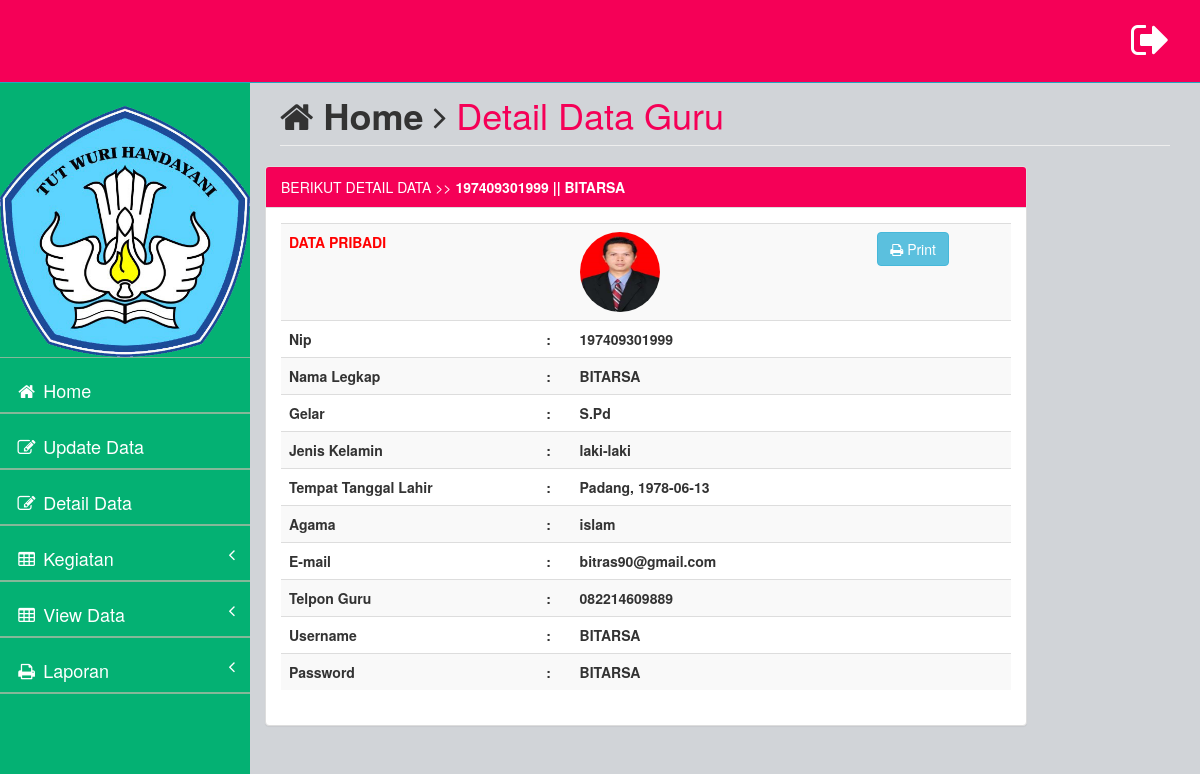
/_guru?page=guru&action=detail (signed in), run on the app's committed database.
### tables this page shows
CREATE TABLE `data_guru` (
  `id_guru` int(4) NOT NULL,
  `nama_guru` varchar(20) NOT NULL,
  `nip` varchar(12) NOT NULL,
  `kelamin` varchar(15) NOT NULL,
  `alamat_guru` text NOT NULL,
  `telpon_guru` varchar(12) NOT NULL,
  `username` varchar(20) NOT NULL,
  `password` varchar(100) NOT NULL,
  `gelar` varchar(100) NOT NULL,
  `tempat_lahir` varchar(100) NOT NULL,
  `tanggal_lahir` date NOT NULL,
  `agama` varchar(100) NOT NULL,
  `email` varchar(100) NOT NULL,
  `photo` varchar(100) NOT NULL
);

### page/guru/detail_guru.php (the view)
<div class="row">
<div class="col-lg-12">
<h1 class="page-header"><i class="fa fa-home"></i> <b>Home</b> <i class="fa fa-angle-right"></i> <font color="#f50057">Detail Data Guru</font></h1>
</div>
<?php
if (@$_SESSION['guru']) {
$sesi = @$_SESSION['guru'];
}
$sql_formulir = mysql_query("select * from data_guru where id_guru = '$sesi'") or die(mysql_error());
$data = mysql_fetch_array($sql_formulir);
?>
<div class="row">
<div class="col-md-10">
<div class="panel panel-default">
    <div class="panel-heading" style="background-color:#f50057; color: white;">
        BERIKUT DETAIL DATA  >> <b><?php echo $data['nip']; ?> || <?php echo $data['nama_guru']; ?></b>
    </div>
    <div class="panel-body">
        <div class="table-responsive">
            <table class="table table-striped">
            	   <tr>
                        <th><b style="color: red;"> DATA PRIBADI</b></th>
                        <th></th>
                        <th><img src="../photo_guru/<?php echo $data ['photo'];?>" height="80" width="80" align="middle" style="border-radius: 100%;"></th>
                        <th></th>
                        <th></th>
                        <th> <a href="../Laporan/detail_guru.php?kdsis=<?php echo $data['id_guru']; ?> "><button type="" class="btn btn-info"><i class="fa fa-print"></i> Print</button></a></th>
                    </tr>
                    <tr>
                        <th>Nip</th>
                        <th>:</th>
                        <th><?php echo $data['nip']; ?></th>
                        <th></th>
                        <th></th>
                        <th></th>
                    </tr>
                    <tr>
                        <th>Nama Legkap</th>
                        <th>:</th>
                        <th><?php echo $data['nama_guru']; ?></th>
                        <th></th>
                        <th></th>
                        <th></th>
                    </tr>
                     <tr>
                        <th>Gelar</th>
                        <th>:</th>
                        <th><?php echo $data['gelar']; ?></th>
                        <th></th>
                        <th></th>
                        <th></th>
                    </tr>
                        <tr>
                        <th>Jenis Kelamin</th>
                        <th>:</th>
                        <th><?php echo $data['kelamin']; ?></th>
                        <th></th>
                        <th></th>
                        <th></th>
                    </tr>
                     <tr>
                        <th>Tempat Tanggal Lahir</th>
                        <th>:</th>
                        <th><?php echo $data['tempat_lahir']; ?>, <?php echo $data['tanggal_lahir']; ?></th>
                        <th></th>
                        <th></th>
                        <th></th>
                    </tr>
                     <tr>
                        <th>Agama</th>
                        <th>:</th>
                        <th><?php echo $data['agama']; ?></th>
                        <th></th>
                        <th></th>
                        <th></th>
                    </tr>
                     <tr>
                        <th>E-mail</th>
                        <th>:</th>
                        <th><?php echo $data['email']; ?></th>
                        <th></th>
                        <th></th>
                        <th></th>
                    </tr>
                     <tr>
                        <th>Telpon Guru</th>
                        <th>:</th>
                        <th><?php echo $data['telpon_guru']; ?></th>
                        <th></th>
                        <th></th>
                        <th></th>
                    </tr>
                      <tr>
                        <th>Username</th>
                        <th>:</th>
                        <th><?php echo $data['username']; ?></th>
                        <th></th>
                        <th></th>
                        <th></th>
                    </tr>
                      <tr>
                        <th>Password</th>
                        <th>:</th>
                        <th><?php echo $data['password']; ?></th>
                        <th></th>
                        <th></th>
                        <th> </th>
                    </tr>
                    </table>
                </div>
            </div>
        </div>
    </div>
</div>
</div>

### _guru/index.php (shortened to what this page needs)
<?php
if (@$_SESSION['guru']) {
?>
<!DOCTYPE html>
<html>
<head>
    <link href="../assets/plugins/bootstrap/bootstrap.css" rel="stylesheet" />
    <link href="../assets/font-awesome/css/font-awesome.css" rel="stylesheet" />
    <link href="../assets/plugins/pace/pace-theme-big-counter.css" rel="stylesheet" />
    <link href="../assets/css/style.css" rel="stylesheet" />
      <link href="../assets/css/main-style.css" rel="stylesheet" />
    <link href="../assets/plugins/dataTables/dataTables.bootstrap.css" rel="stylesheet" />
    <link href="../assets/plugins/morris/morris-0.4.3.min.css" rel="stylesheet" />
</head>
<body>
    <div id="wrapper">
        <nav class="navbar navbar-default navbar-fixed-top" role="navigation" id="navbar">
            <div class="navbar-header">
                <a class="navbar-brand" href="#">
                </a>
            </div>
            <ul class="nav navbar-top-links navbar-right">
                <li class="dropdown">
                    <a onClick="return confirm('Yakin ingin Keluar ??')" class="dropdown-toggle" href="logout.php">
                        <i class="fa fa-sign-out fa-3x"></i>
                    </a>
                </li>
            </ul>
        </nav>
        <nav class="navbar-default navbar-static-side" role="navigation">
            <div class="sidebar-collapse">
                <ul class="nav" id="side-menu">
                    <li>
                        <div class="user-section">
                        <br>
                        <center>
                        <img src="../assets/img/logoku.png" alt="" width="486" height="488" class="img-responsive" style="border-radius: 7%;">
                        </center>
                        </div>
                    </li>
                    <li class="">
                        <a href="?page" style="font-size: 18px;"><i class="fa fa-home fa-fw"></i> Home</a>
                    </li>
                    <li>
                        <a href="?page=guru&action=update" style="font-size: 18px;"> <i class="fa fa-edit fa-fw"></i> Update Data</a>
                    </li>
                      <li>
                        <a href="?page=guru&action=detail" style="font-size: 18px;"> <i class="fa fa-edit fa-fw"></i> Detail Data</a>
                    </li>
                    <li>
                        <a href="#" style="font-size: 18px;"> <i class="fa fa-table fa-fw"></i> Kegiatan<span class="fa arrow"></span></a>
                    </li>
                     <li>
                        <a href="#" style="font-size: 18px;"> <i class="fa fa-table fa-fw"></i> View Data <span class="fa arrow"></span></a>
                    </li>
                      <li>
                        <a href="#" style="font-size: 18px;"> <i class="fa fa-print fa-fw"></i> Laporan<span class="fa arrow"></span></a>
                    </li>
                </ul>
            </div>
        </nav>
        <div id="page-wrapper">
        	<?php
        	$page=@$_GET['page'];
        	$action=@$_GET['action'];
        	if ($page=="guru") {
        		if ($action=="") {
        			include '../page/guru/input_pelanggaran.php';
        		}elseif ($action=="jenis") {
        			include '../page/guru/pelanggaran.php';
        		}elseif ($action=="viewpel") {
        			include '../page/guru/view_pelanggaran.php';
        		}elseif ($action=="viewjen") {
                    include '../page/guru/sanksi.php';
                }elseif ($action=="del_pel") {
                    include '../page/guru/del_pel.php';
                }elseif ($action=="del_jen") {
                    include '../page/guru/del_jenpel.php';
                }elseif ($action=="del_sank") {
                    include '../page/guru/del_sank.php';
                }elseif ($action=="view_guru") {
                    include '../page/guru/data_guru.php';
                }elseif ($action=="add_guru") {
                    include '../page/guru/tambah_guru.php';
                }elseif ($action=="sos") {
                    include '../page/guru/view_sosiometri.php';
                }elseif ($action=="update") {
                    include '../page/guru/update_guru.php';
                }elseif ($action=="detail") {
                    include '../page/guru/detail_guru.php';
                }elseif ($action=="view_sos") {
                    include '../page/guru/detail_sosiometri.php';
                }elseif ($action=="del_sos") {
                    include '../page/guru/del_sos.php';
                }
            }elseif ($page=="") {
                include'../page/home_guru.php';
            }else{
                echo "Data Tidak Ditemukan !!";
            }
        	 ?>
        </div>
    </div>
</body>
</html>
<?php
} else{
echo "<script>
window.location='../login.php';</script>";
}

### assets/css/style.css (style rules this page uses)
body { background-color: #f8f8f8; }
#wrapper { width: 100%; margin-top: 55px!important; background-color:#04B173; }
#page-wrapper { padding: 0 15px; min-height: 568px; background-color:rgb(209, 212, 216); }
.navbar-static-side ul li { border-bottom:1px solid #84B899 !important; }
.navbar-top-links li { display: inline-block; }
.navbar-top-links li:last-child { margin-right: 15px; }
.navbar-top-links li a { padding: 20px; min-height: 50px; }
.arrow { float: right; }
.fa.arrow:before { content: "\f104"; }
@media (min-width:768px) { .navbar-static-side { z-index: 1; position: absolute; width: 250px; } }

### assets/css/main-style.css (style rules this page uses)
.navbar-top-links > li > a { color: #FFFFFF; }
.nav > li > a { padding: 20px 15px; }
#side-menu { background-color:#04B173; }
#side-menu a { color:#fff; border-bottom: 1px solid #84B899 !important; height: 55px; }
#navbar { background-color:#f50057; }
.navbar-brand { padding-left:20px; }
.navbar-default { border-color: #27A6BE; }
@media (min-width:768px) { #page-wrapper { position: inherit; margin: 0 0 0 250px; padding: 0 30px; min-height: 1000px; } }

### data on the page
data_guru: nip "197409301999", nama_guru "BITARSA", photo (picture), gelar "S.Pd", kelamin "laki-laki", tempat_lahir "Padang", tanggal_lahir "1978-06-13", agama "islam", email "bitras90@gmail.com", telpon_guru "082214609889", username "BITARSA", password "BITARSA"
